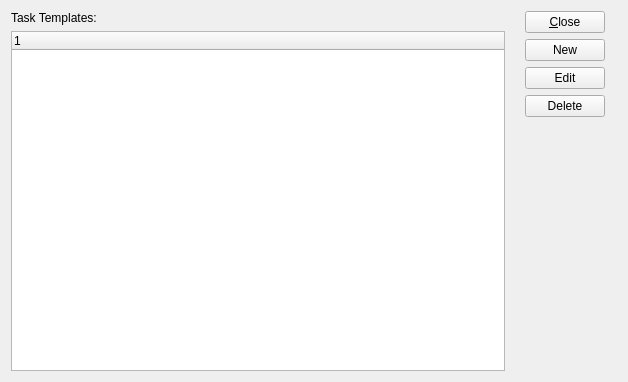
<?xml version="1.0" encoding="UTF-8"?>
<ui version="4.0">
 <comment>This file is part of the xTuple ERP: PostBooks Edition, a free and
open source Enterprise Resource Planning software suite,
Copyright (c) 1999-2019 by OpenMFG LLC, d/b/a xTuple.
It is licensed to you under the Common Public Attribution License
version 1.0, the full text of which (including xTuple-specific Exhibits)
is available at www.xtuple.com/CPAL.  By using this software, you agree
to be bound by its terms.</comment>
 <class>taskTemplates</class>
 <widget class="QWidget" name="taskTemplates">
  <property name="geometry">
   <rect>
    <x>0</x>
    <y>0</y>
    <width>628</width>
    <height>382</height>
   </rect>
  </property>
  <property name="focusPolicy">
   <enum>Qt::StrongFocus</enum>
  </property>
  <property name="windowTitle">
   <string>Task Templates</string>
  </property>
  <layout class="QVBoxLayout" name="verticalLayout_3">
   <item>
    <layout class="QHBoxLayout" name="horizontalLayout">
     <item>
      <layout class="QVBoxLayout" name="verticalLayout_2">
       <item>
        <widget class="XLabel" name="_taskTemplateLit">
         <property name="text">
          <string>Task Templates:</string>
         </property>
        </widget>
       </item>
       <item>
        <widget class="XTreeWidget" name="_template">
         <property name="focusPolicy">
          <enum>Qt::StrongFocus</enum>
         </property>
        </widget>
       </item>
      </layout>
     </item>
     <item>
      <layout class="QVBoxLayout" name="verticalLayout">
       <property name="leftMargin">
        <number>14</number>
       </property>
       <property name="rightMargin">
        <number>12</number>
       </property>
       <item>
        <widget class="QPushButton" name="_close">
         <property name="focusPolicy">
          <enum>Qt::StrongFocus</enum>
         </property>
         <property name="text">
          <string>&amp;Close</string>
         </property>
         <property name="shortcut">
          <string>Esc</string>
         </property>
        </widget>
       </item>
       <item>
        <widget class="QPushButton" name="_new">
         <property name="focusPolicy">
          <enum>Qt::StrongFocus</enum>
         </property>
         <property name="text">
          <string>New</string>
         </property>
         <property name="shortcut">
          <string>Ctrl+N</string>
         </property>
        </widget>
       </item>
       <item>
        <widget class="QPushButton" name="_edit">
         <property name="focusPolicy">
          <enum>Qt::StrongFocus</enum>
         </property>
         <property name="text">
          <string>Edit</string>
         </property>
         <property name="shortcut">
          <string>Ctrl+E</string>
         </property>
        </widget>
       </item>
       <item>
        <widget class="QPushButton" name="_delete">
         <property name="focusPolicy">
          <enum>Qt::StrongFocus</enum>
         </property>
         <property name="text">
          <string>Delete</string>
         </property>
         <property name="shortcut">
          <string>Ctrl+D</string>
         </property>
        </widget>
       </item>
       <item>
        <spacer name="verticalSpacer">
         <property name="orientation">
          <enum>Qt::Vertical</enum>
         </property>
         <property name="sizeType">
          <enum>QSizePolicy::Preferred</enum>
         </property>
         <property name="sizeHint" stdset="0">
          <size>
           <width>20</width>
           <height>1000</height>
          </size>
         </property>
        </spacer>
       </item>
      </layout>
     </item>
    </layout>
   </item>
  </layout>
 </widget>
 <customwidgets>
  <customwidget>
   <class>XLabel</class>
   <extends>QLabel</extends>
   <header>xlabel.h</header>
  </customwidget>
  <customwidget>
   <class>XTreeWidget</class>
   <extends>QTreeWidget</extends>
   <header>xtreewidget.h</header>
   <container>1</container>
  </customwidget>
 </customwidgets>
 <tabstops>
  <tabstop>_close</tabstop>
  <tabstop>_new</tabstop>
  <tabstop>_edit</tabstop>
  <tabstop>_delete</tabstop>
 </tabstops>
 <resources/>
 <connections>
  <connection>
   <sender>_close</sender>
   <signal>clicked()</signal>
   <receiver>taskTemplates</receiver>
   <slot>close()</slot>
   <hints>
    <hint type="sourcelabel">
     <x>335</x>
     <y>31</y>
    </hint>
    <hint type="destinationlabel">
     <x>246</x>
     <y>7</y>
    </hint>
   </hints>
  </connection>
 </connections>
</ui>
